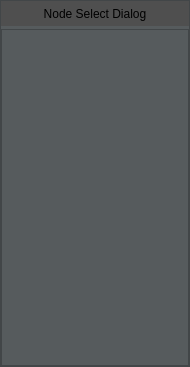
<?xml version="1.0" encoding="UTF-8"?>
<ui version="4.0">
 <class>Frame</class>
 <widget class="QFrame" name="Frame">
  <property name="geometry">
   <rect>
    <x>0</x>
    <y>0</y>
    <width>190</width>
    <height>367</height>
   </rect>
  </property>
  <property name="windowTitle">
   <string>Frame</string>
  </property>
  <property name="styleSheet">
   <string notr="true">
background-color: rgb(86, 91, 93)</string>
  </property>
  <property name="frameShape">
   <enum>QFrame::StyledPanel</enum>
  </property>
  <property name="frameShadow">
   <enum>QFrame::Plain</enum>
  </property>
  <property name="lineWidth">
   <number>0</number>
  </property>
  <property name="midLineWidth">
   <number>0</number>
  </property>
  <layout class="QVBoxLayout" name="verticalLayout">
   <property name="spacing">
    <number>3</number>
   </property>
   <property name="leftMargin">
    <number>0</number>
   </property>
   <property name="topMargin">
    <number>0</number>
   </property>
   <property name="rightMargin">
    <number>0</number>
   </property>
   <property name="bottomMargin">
    <number>0</number>
   </property>
   <item>
    <widget class="QLabel" name="label">
     <property name="minimumSize">
      <size>
       <width>0</width>
       <height>25</height>
      </size>
     </property>
     <property name="maximumSize">
      <size>
       <width>16777215</width>
       <height>25</height>
      </size>
     </property>
     <property name="styleSheet">
      <string notr="true">font: 75 12pt &quot;Arial&quot;;
background-color: rgb(79, 79, 79);</string>
     </property>
     <property name="text">
      <string>Node Select Dialog</string>
     </property>
     <property name="alignment">
      <set>Qt::AlignCenter</set>
     </property>
    </widget>
   </item>
   <item>
    <widget class="QScrollArea" name="scrollArea">
     <property name="widgetResizable">
      <bool>true</bool>
     </property>
     <widget class="QWidget" name="scrollAreaWidgetContents">
      <property name="geometry">
       <rect>
        <x>0</x>
        <y>0</y>
        <width>186</width>
        <height>335</height>
       </rect>
      </property>
      <layout class="QGridLayout" name="gridLayout">
       <property name="leftMargin">
        <number>0</number>
       </property>
       <property name="topMargin">
        <number>0</number>
       </property>
       <property name="rightMargin">
        <number>0</number>
       </property>
       <item row="0" column="0">
        <widget class="QWidget" name="node_contain_widget" native="true"/>
       </item>
      </layout>
     </widget>
    </widget>
   </item>
  </layout>
 </widget>
 <resources/>
 <connections/>
</ui>
